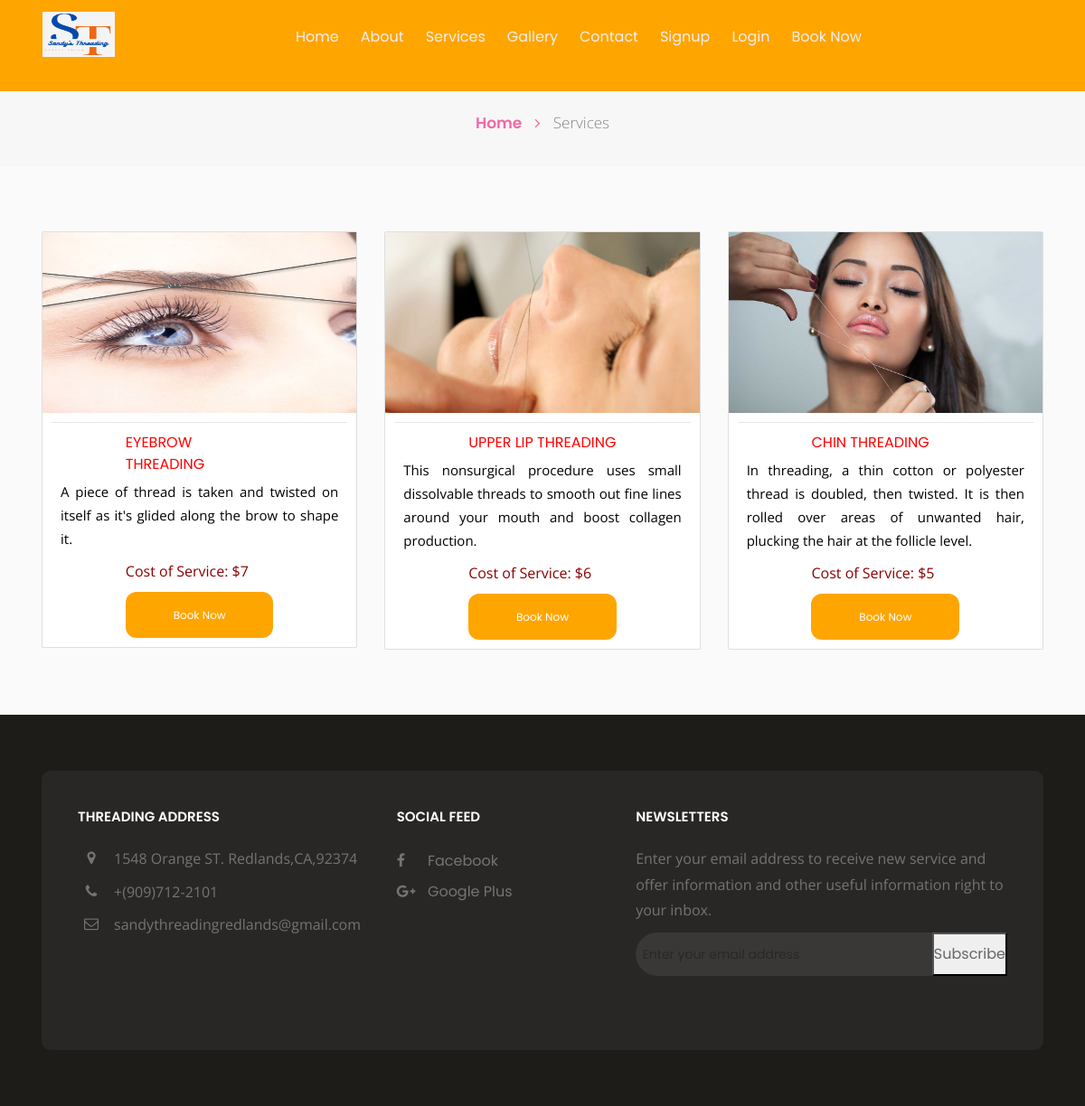
/services.php, run on the app's committed database.
### tables this page shows
CREATE TABLE `tblservices` (
  `ID` int(10) NOT NULL,
  `ServiceName` varchar(500) DEFAULT NULL,
  `ServiceDescription` mediumtext DEFAULT NULL,
  `Cost` int(10) DEFAULT NULL,
  `Image` varchar(200) DEFAULT NULL,
  `CreationDate` timestamp NULL DEFAULT current_timestamp()
);

CREATE TABLE `tblpage` (
  `ID` int(10) NOT NULL,
  `PageType` varchar(200) DEFAULT NULL,
  `PageTitle` mediumtext DEFAULT NULL,
  `PageDescription` mediumtext DEFAULT NULL,
  `Email` varchar(200) DEFAULT NULL,
  `MobileNumber` varchar(255) DEFAULT NULL,
  `UpdationDate` date DEFAULT NULL,
  `Timing` varchar(200) NOT NULL
);

### services.php (the view, shortened to what this page needs)
<?php
include('includes/dbconnection.php');
  ?>
<!doctype html>
<html lang="en">
  <head>
   <link rel="stylesheet" href="assets/css/style-starter.css">
    <link href="css/bootstrap.min.css" rel="stylesheet">
    <link href="css/font-awesome.min.css" rel="stylesheet">
    <link href="css/style.css" rel="stylesheet">
  </head>
  <body id="home">
<?php include_once('includes/header.php');?>
<section class="w3l-inner-banner-main">
<div class="breadcrumbs-sub">
<div class="container">
<ul class="breadcrumbs-custom-path">
    <li class="right-side propClone"><a href="index.php" class="">Home <span class="fa fa-angle-right" aria-hidden="true"></span></a> <p></li>
    <li class="active ">Services</li>
</ul>
</div>
</div>
</section>
<section class="w3l-recent-work-hobbies" >
    <div class="recent-work ">
        <div class="container">
            <div class="row about-about">
                <?php
$ret=mysqli_query($con,"select * from  tblservices");
while ($row=mysqli_fetch_array($ret)) {
?>
                <div class="col-lg-4 col-md-6 col-sm-6 propClone">
                    <div class="card" >
                 <img src="admin/images/<?php echo $row['Image']?>" alt="product" height="200" width="400">
                    <div class="about-grids ">
                        <div class="text_div">
                        <hr>
                        <h5 class="para center" style="color:red;font-size: 16px";><?php  echo $row['ServiceName'];?></h5>
                        <p class="para text_div" style="color:black; font-size:15px"><?php  echo $row['ServiceDescription'];?> </p>
                        <p class="para center " style="color: darkred;"> Cost of Service: $<?php  echo $row['Cost'];?> </p>
                        <button class="book_button button4 center"  href="book-appointment.php">Book Now</p>
                    </div>
                    </div>
                    </div>
                </div>
                <br><?php
}?>
            </div>
        </div>
    </div>
</section>
<?php include_once('includes/footer.php');?>
</body>
</html>

### includes/header.php (shortened to what this page needs)
<html>
<section class=" w3l-header-4 header-sticky">
    <header class="absolute-top">
        <div class="container">
        <nav class="navbar navbar-expand-lg navbar-light">
            <h5><a class="profile-pic" href="index.php">
            <img class="profile-pic" src="includes/images/logo.jpg" width="80" height="50"/>
            </a></h5>
            <div class="collapse navbar-collapse" id="navbarNav">
                <ul class="navbar-nav mx-auto">
                    <li class="nav-item">
                        <a class="nav-link" href="index.php">Home <span class="sr-only">(current)</span></a>
                    </li>
                    <li class="nav-item">
                        <a class="nav-link" href="about.php">About</a>
                    </li>
                    <li class="nav-item">
                        <a class="nav-link" href="services.php">Services</a>
                    </li>
                    <li class="nav-item">
                        <a class="nav-link" href="gallery.php">Gallery</a>
                    </li>
                    <li class="nav-item">
                        <a class="nav-link" href="contact.php">Contact</a>
                    </li>
                     <?php if (strlen($_SESSION['bpmsuid']==0)) {?>
                     <li class="nav-item">
                        <a class="nav-link" href="signup.php">Signup</a>
                    </li>
                    <li class="nav-item">
                        <a class="nav-link" href="login.php">Login</a>
                    </li>
                     <li class="nav-item">
                         <a class="nav-link" href="book-appointment.php">Book Now</a></a>
                    </li>
                <?php }?>
                </ul>
            </div>
        </div>
      </header>
</section>

### includes/footer.php (shortened to what this page needs)
<?php
include('includes/dbconnection.php');
  ?>
<div class="footer">
        <div class="container">
            <div class="footer-block">
                <div class="row">
                    <div class="col-lg-4 col-md-4 col-sm-6 col-xs-12">
                        <div class="footer-widget">
                            <h4 class="widget-title">Threading Address</h4>
                            <ul class="listnone contact">
                                <?php
$ret=mysqli_query($con,"select * from tblpage where PageType='contactus' ");
while ($row=mysqli_fetch_array($ret)) {
?>
                                <li><i class="fa fa-map-marker"></i> <?php  echo $row['PageDescription'];?> </li>
                                <li><i class="fa fa-phone"></i> +<?php  echo $row['MobileNumber'];?></li>
                                <li><i class="fa fa-envelope-o"></i>  <?php  echo $row['Email'];?></li><?php } ?>
                            </ul>
                        </div>
                    </div>
                    <div class="col-lg-3 col-md-3 col-sm-6 col-xs-12">
                        <div class="footer-widget footer-social">
                            <h4 class="widget-title">Social Feed</h4>
                            <ul class="listnone">
                                <li>
                                    <a href="https://www.facebook.com/profile.php?id=100083117307338"> <i class="fa fa-facebook"></i> Facebook </a>
                                </li>
                                <li><a href="https://g.co/kgs/2ERm7e"><i class="fa fa-google-plus"></i> Google Plus</a></li>
                            </ul>
                        </div>
                    </div>
                    <div class="col-lg-5 col-md-5 col-sm-12 col-xs-12">
                        <div class="footer-widget widget-newsletter">
                            <h4 class="widget-title">Newsletters</h4>
                            <p>Enter your email address to receive new service and offer  information and other useful information right to your inbox.</p>
                            <form method="post">
                            <div class="input-group">
                                <input type="email" class="form-control" placeholder="Enter your email address" name="email" required="">
                            <button style=background-color="blue"  type="submit" value="submit" name="sub">Subscribe</button>
                            </div></form>
                        </div>
                    </div>
                </div>
                <div class="tiny-footer">
                    <div class="row">
                        <div class="col-lg-12 col-md-12 col-sm-12 col-xs-12">
                            <div class="copyright-content">
                            </div>
                        </div>
                    </div>
                </div>
            </div>
        </div>
    </div>

### services.php (style rules this page uses)
.text_div { text-align: justify; text-justify: inter-word; margin-left: 10px; margin-right: 10px; }
.container { padding: 2px 16px; }
.center { display: block; margin-left: auto; margin-right: auto; width: 50%; }
.book_button { background-color: #FFA500; border: none; color: white; padding: 15px; text-align: center; text-decoration: none; margin-bottom: 10px; font-size: 12px; cursor: pointer; }
.button4 { border-radius: 12px; }

### data on the page
tblservices: Image (picture), ServiceName "EYEBROW THREADING", ServiceDescription "A piece of thread is taken and twisted on itself as it's glided along the brow to shape it.", Cost "7"
tblservices: Image (picture), ServiceName "UPPER LIP THREADING", ServiceDescription "This nonsurgical procedure uses small dissolvable threads to smooth out fine lines around your mouth and boost collagen production.", Cost "6"
tblservices: Image (picture), ServiceName "CHIN THREADING", ServiceDescription "In threading, a thin cotton or polyester thread is doubled, then twisted. It is then rolled over areas of unwanted hair, plucking the hair at the follicle level.", Cost "5"
tblpage: PageDescription "1548 Orange ST. Redlands,CA,92374", MobileNumber "(909)712-2101", Email "sandythreadingredlands@gmail.com"
